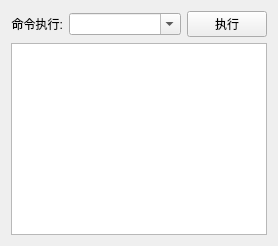
      <widget class="QWidget" name="tab_30">
       <attribute name="title">
        <string>命令执行</string>
       </attribute>
       <layout class="QVBoxLayout" name="verticalLayout_23">
        <item>
         <layout class="QVBoxLayout" name="verticalLayout_24">
          <item>
           <layout class="QHBoxLayout" name="horizontalLayout_25">
            <item>
             <widget class="QLabel" name="commandLabel_17">
              <property name="sizePolicy">
               <sizepolicy hsizetype="Expanding" vsizetype="Preferred">
                <horstretch>1</horstretch>
                <verstretch>0</verstretch>
               </sizepolicy>
              </property>
              <property name="text">
               <string>命令执行:</string>
              </property>
              <property name="alignment">
               <set>Qt::AlignRight|Qt::AlignTrailing|Qt::AlignVCenter</set>
              </property>
             </widget>
            </item>
            <item>
             <widget class="QComboBox" name="commandCombo_9">
              <property name="sizePolicy">
               <sizepolicy hsizetype="Preferred" vsizetype="Fixed">
                <horstretch>11</horstretch>
                <verstretch>0</verstretch>
               </sizepolicy>
              </property>
              <property name="toolTip">
               <string>Specify your name</string>
              </property>
              <property name="editable">
               <bool>true</bool>
              </property>
             </widget>
            </item>
            <item>
             <widget class="QPushButton" name="commondButton_21">
              <property name="sizePolicy">
               <sizepolicy hsizetype="Minimum" vsizetype="Fixed">
                <horstretch>1</horstretch>
                <verstretch>0</verstretch>
               </sizepolicy>
              </property>
              <property name="text">
               <string>执行</string>
              </property>
             </widget>
            </item>
           </layout>
          </item>
          <item>
           <widget class="QTextEdit" name="commandBasicInfoTextEdit_13">
            <property name="accessibleDescription">
             <string/>
            </property>
            <property name="overwriteMode">
             <bool>true</bool>
            </property>
            <property name="placeholderText">
             <string/>
            </property>
           </widget>
          </item>
         </layout>
        </item>
       </layout>
      </widget>
